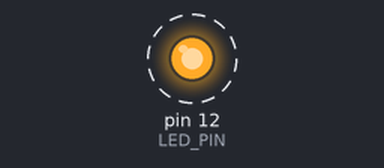
The sketch below on a simulated Arduino Uno, built with avr-gcc and run on an emulated ATmega328P. On the bench: output pins drawn as LEDs (lit = HIGH). Dashed ring = blinking.

Above: at 0.2 s.
Timing chart, 0 to 3.0 s (numbered marks = the images above):
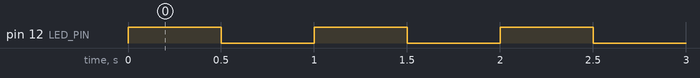

The sketch:

Blink.ino
```cpp
const unsigned int LED_PIN = 12;
const unsigned int PAUSE = 500;

void setup() {
  pinMode(LED_PIN, OUTPUT);
}

void loop() {
  digitalWrite(LED_PIN, HIGH);
  delay(PAUSE);
  digitalWrite(LED_PIN, LOW);
  delay(PAUSE);
}
```

Measured:
- by itself, pin 12 (LED_PIN): alternates HIGH for 0.50 s and LOW for 0.50 s
